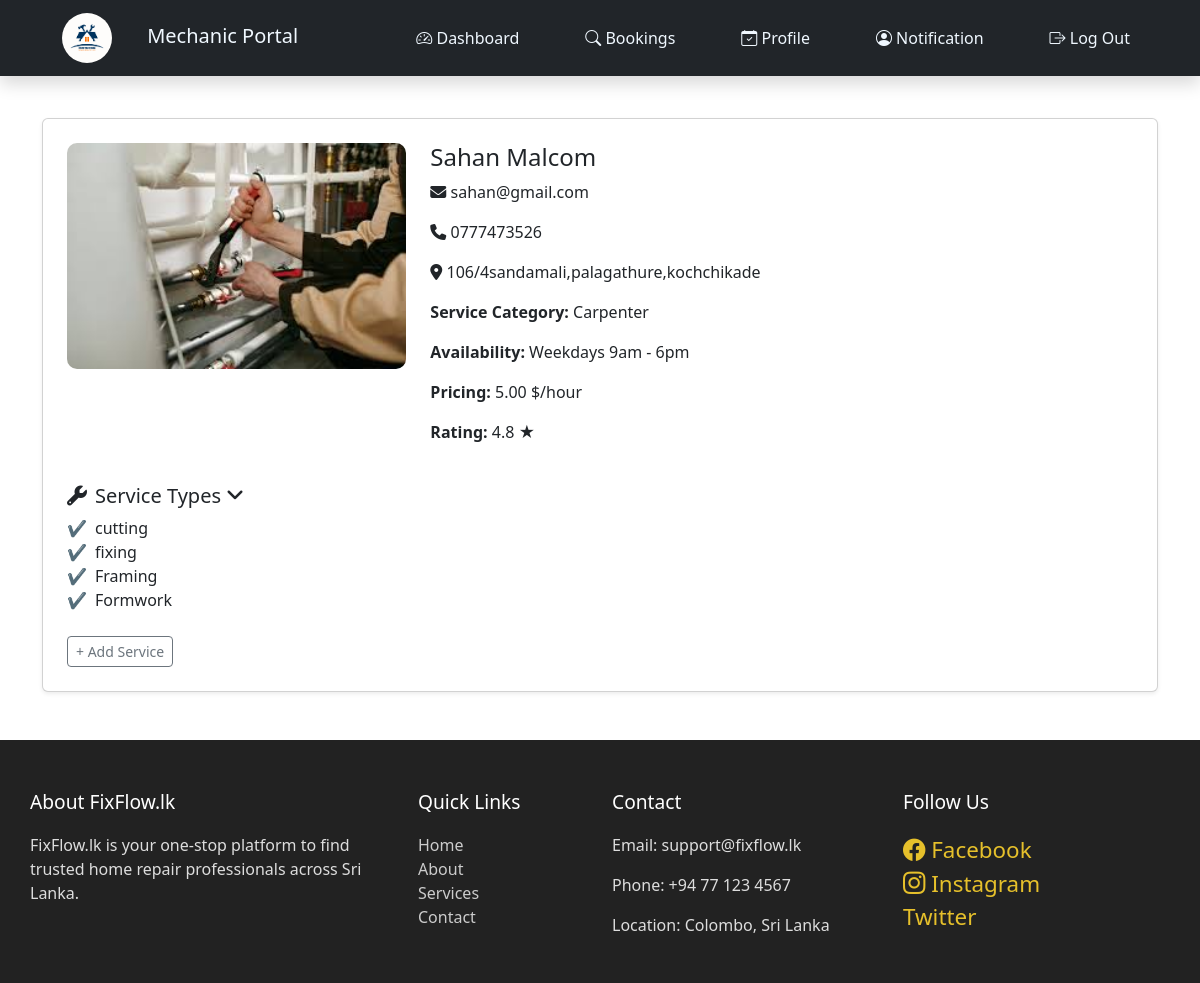
The page /Mechanic/mechanic-profile.php (signed in) on the database its author committed.
### tables this page shows
CREATE TABLE `user_details` (
  `id` int(11) NOT NULL,
  `user_id` int(11) DEFAULT NULL,
  `full_name` varchar(255) DEFAULT NULL,
  `phone` varchar(20) DEFAULT NULL,
  `address` varchar(255) DEFAULT NULL,
  `service_category` varchar(255) DEFAULT NULL,
  `experience` int(11) DEFAULT NULL,
  `skills` text DEFAULT NULL,
  `hourly_rate` decimal(10,2) DEFAULT NULL,
  `first_name` varchar(50) DEFAULT NULL,
  `last_name` varchar(50) DEFAULT NULL,
  `user_role` varchar(50) NOT NULL,
  `profile_image` varchar(255) DEFAULT NULL,
  `province` varchar(100) DEFAULT NULL,
  `district` varchar(100) DEFAULT NULL,
  `city` varchar(100) DEFAULT NULL
);

CREATE TABLE `users` (
  `id` int(11) NOT NULL,
  `email` varchar(255) NOT NULL,
  `password` varchar(255) NOT NULL,
  `status` varchar(255) DEFAULT 'pending',
  `created_at` timestamp NOT NULL DEFAULT current_timestamp(),
  `email_verified` tinyint(1) DEFAULT 0,
  `verification_token` varchar(255) DEFAULT NULL
);

### Mechanic/mechanic-profile.php (the view, shortened to what this page needs)
<?php
include_once "../db.php";
$user_id = $_SESSION['user_id'];
$query = "SELECT * FROM user_details
          INNER JOIN users ON user_details.user_id = users.id
          WHERE user_details.user_id = $user_id";
$result = mysqli_query($conn, $query);
$row = $result->fetch_assoc();
$services_result = mysqli_query($conn, "SELECT service_name FROM mechanic_services WHERE mechanic_id = $user_id");
$services = [];
while ($service = mysqli_fetch_assoc($services_result)) {
    $services[] = $service['service_name'];
}
?>
<!DOCTYPE html>
<html lang="en">
<head>
  <link href="https://cdn.jsdelivr.net/npm/bootstrap@5.3.3/dist/css/bootstrap.min.css" rel="stylesheet" />
  <link href="https://cdnjs.cloudflare.com/ajax/libs/font-awesome/6.5.0/css/all.min.css" rel="stylesheet">
</head>
<body>
<div class="container my-5">
  <div class="card profile-card shadow-sm p-4">
    <div class="row g-4">
      <div class="col-md-4 text-center">
        <img src="./mechanic-profile-images/<?php echo $row['profile_image']; ?>" class="profile-image" alt="Profile Image">
      </div>
      <div class="col-md-8 info-section">
        <h4><?php echo $row['full_name']; ?></h4>
        <p><i class="fas fa-envelope"></i> <?php echo $row['email']; ?></p>
        <p><i class="fas fa-phone"></i> <?php echo $row['phone']; ?></p>
        <p><i class="fas fa-map-marker-alt"></i> <?php echo $row['address']; ?></p>
        <p><strong>Service Category:</strong> <?php echo $row['service_category']; ?></p>
        <p><strong>Availability:</strong> Weekdays 9am - 6pm</p>
        <p><strong>Pricing:</strong> <?php echo $row['hourly_rate']; ?> $/hour</p>
        <p><strong>Rating:</strong> 4.8 ★</p>
      </div>
    </div>
    <div class="mt-4">
      <h5 class="collapse-header" data-bs-toggle="collapse" href="#servicesCollapse" aria-expanded="true">
        <i class="fas fa-wrench me-2"></i>Service Types <i class="fas fa-angle-down"></i>
      </h5>
      <div class="collapse show" id="servicesCollapse">
        <ul class="list-unstyled mt-2 service-types-list" id="service-types-list">
          <?php foreach ($services as $service): ?>
            <li><?php echo htmlspecialchars($service); ?></li>
          <?php endforeach; ?>
        </ul>
        <button class="btn btn-outline-secondary btn-sm mt-2" data-bs-toggle="modal" data-bs-target="#addServiceModal">+ Add Service</button>
      </div>
    </div>
      </div>
    </div>
</body>
</html>

### Mechanic/mechanic-navbar.css (style rules this page uses)
body { margin:0; padding:0; }
.navbar { display:flex; justify-content: center; background-color:black; width:100%; padding:100px; }
.navbar a { text-decoration: none; margin-right:50px; color:aliceblue }
body { padding-top: 70px; }
.navbar-brand img { height: 50px; border-radius: 50px; width:50px; margin-left: 50px; margin-right: 30px; }

### Mechanic/mechanic-profile.php (style rules this page uses)
body { background-color: #f4f6f9; }
.profile-card { border-radius: 15px; overflow: hidden; transition: box-shadow 0.3s; }
.profile-image { width: 100%; border-radius: 10px; }
.collapse-header { cursor: pointer; }
.service-types-list li::before { content: "✔️"; margin-right: 8px; color: green; }

### rows shown on the page
user_details: profile_image (picture), full_name "Sahan Malcom", user.email "sahan@gmail.com", phone "0777473526", address "106/4sandamali,palagathure,kochchikade", service_category "Carpenter", hourly_rate "5.00"

### other values the page prints
$service "cutting"
$service "fixing"
$service "Framing"
$service "Formwork"
